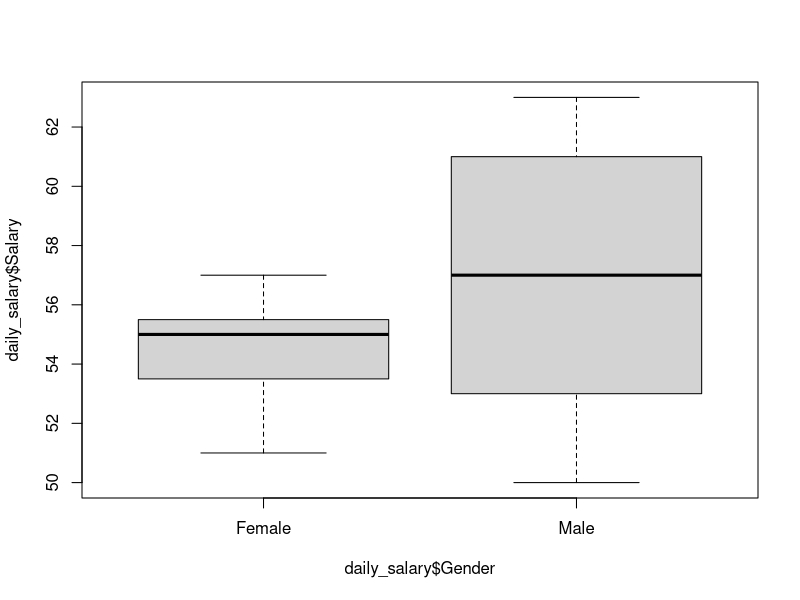

The R script that drew this image:
# a
Gender = c(
    "Male",
    "Female",
    "Female",
    "Female",
    "Male",
    "Female",
    "Male",
    "Female",
    "Female",
    "Male",
    "Male",
    "Female"
)
Salary = c(61, 56, 57, 55, 63, 55, 57, 55, 51, 53, 50, 52)
daily_salary = data.frame(Gender = Gender, Salary = Salary)
daily_salary$Gender = factor(Gender)
str(daily_salary)

# b
boxplot(daily_salary$Salary~ daily_salary$Gender)

# c
# Interpretation: Salary for Male is largely distributated compare to Female

# d
t.test(daily_salary$Salary, mu = 55, conf.level = 0.9)
#~ Since the p-value at alpha of 0.1 is 0.7131 which is greater than alpha, therefore we have enough evidence to reject null hypothesis. The average daily salar of subtitute teachers is not RM55 per day.

# e
t.test(daily_salary$Salary, mu = 55, conf.level = 0.95)
